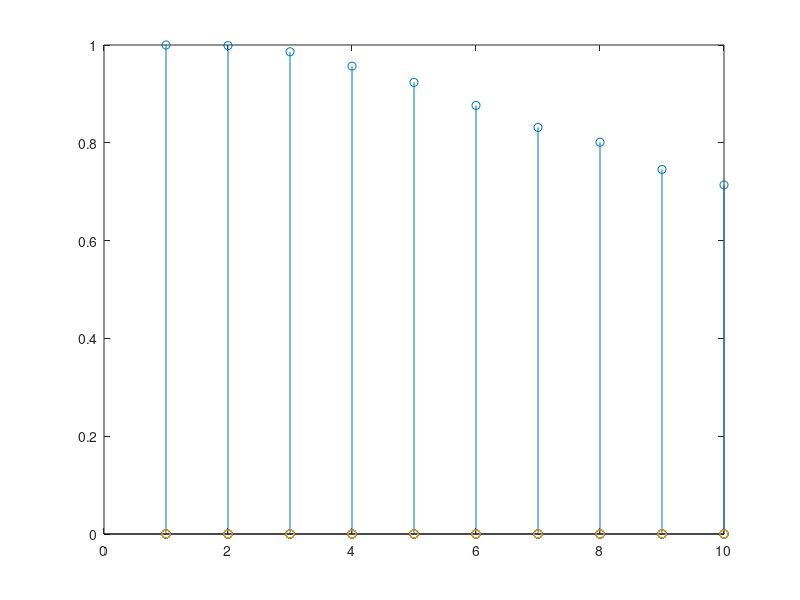

Reproduce this figure in MATLAB.

N= 10000;
T = 100:100:1000;
k = 50;

pro = zeros(length(T));


for i=1:length(T)
    expe = randi(T(i),k,N);
    suc = zeros(0,N);
    for h=1:N
        suc(h) = (length(unique(expe(:,h))) ~= k) ;
    end
    res = sum(suc)/N;
    pro(i) = res;
end

stem(pro)